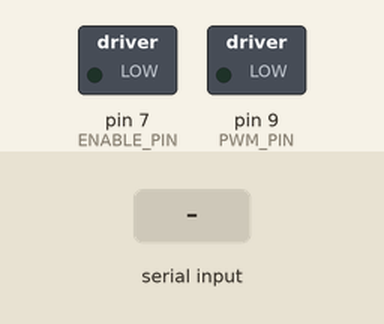
Bench run of a sketch on a simulated Arduino Uno, built with avr-gcc and run on an emulated ATmega328P. Parts: switched loads named in the sketch (green lamp = pin HIGH). Inputs (shaded band) come from the test bench.

Above: at 1.2 s.
1.3 s: "SPEED:3000\n" received over Serial
At 2.0 s:
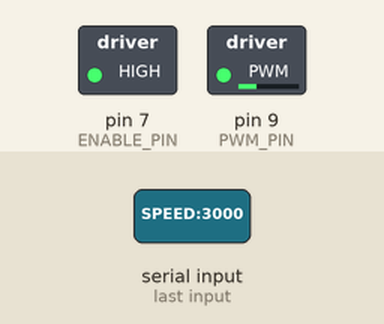
2.8 s: "SPEED:1\n" received over Serial
At 4.0 s:
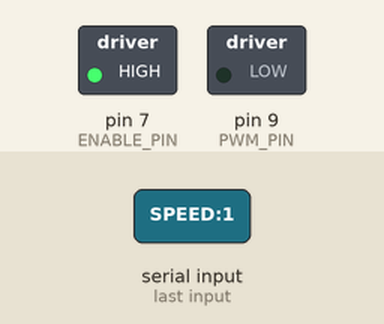
4.3 s: "SPEED:150\n" received over Serial
At 5.4 s:
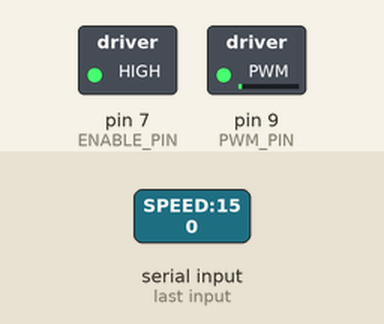
Timing chart, 0 to 7.3 s (numbered marks = the images above; inputs shaded):
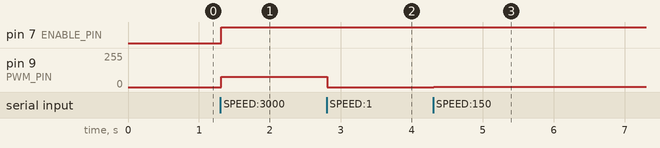

Measured:
- after the input at 1.3 s, pin 7 (ENABLE_PIN): LOW → HIGH at once; pin 9 (PWM_PIN): 0/255 → 76/255 at once
- after the input at 2.8 s, pin 9 (PWM_PIN): 76/255 → 0/255 at once
- after the input at 4.3 s, pin 9 (PWM_PIN): 0/255 → 3/255 at once

The sketch:

maxon_bridge.ino
```cpp
/* * Spin Coater Bridge (Python -> Maxon EPOS4)
 * * Hardware Connections:
 * - Arduino GND -> Maxon GND
 * - Arduino Pin 9 -> Maxon Analog Input 1+ (Speed)
 * - Arduino Pin 7 -> Maxon Digital Input 1 (Enable)
 * * Maxon Configuration (EPOS Studio):
 * - Mode: Analog Velocity Mode
 * - Scaling: 0V = 0 RPM, 5V = 10,000 RPM (Adjust MAX_RPM below to match)
 */

String inputString = "";
boolean stringComplete = false;

// --- CONFIGURATION ---
const int ENABLE_PIN = 7;   // To Maxon Enable
const int PWM_PIN = 9;      // To Maxon Analog In
const int MAX_RPM = 10000;  // Max RPM when output is 5V (255 PWM)

void setup() {
  Serial.begin(9600);
  pinMode(ENABLE_PIN, OUTPUT);
  pinMode(PWM_PIN, OUTPUT);

  // Safe Start: Disable Motor
  digitalWrite(ENABLE_PIN, LOW);
  analogWrite(PWM_PIN, 0);
}

void loop() {
  if (stringComplete) {
    processCommand(inputString);
    inputString = "";
    stringComplete = false;
  }
}

void processCommand(String cmd) {
  // Expected: "SPEED:3000"

  if (cmd.startsWith("SPEED")) {
    int colonIndex = cmd.indexOf(':');
    String valStr = cmd.substring(colonIndex + 1);
    long targetRPM = valStr.toInt();

    // Safety Limits
    if (targetRPM > MAX_RPM) targetRPM = MAX_RPM;
    if (targetRPM < 0) targetRPM = 0;

    // Convert RPM to PWM (0-255 for 8-bit Arduino)
    // Map(value, fromLow, fromHigh, toLow, toHigh)
    int pwmOutput = map(targetRPM, 0, MAX_RPM, 0, 255);

    if (targetRPM > 0) {
      digitalWrite(ENABLE_PIN, HIGH); // Enable Driver
      analogWrite(PWM_PIN, pwmOutput); // Set Speed
    } else {
      digitalWrite(ENABLE_PIN, LOW);  // Disable Driver
      analogWrite(PWM_PIN, 0);
    }
  }
}

// Serial Event Listener
void serialEvent() {
  while (Serial.available()) {
    char inChar = (char)Serial.read();
    inputString += inChar;
    if (inChar == '\n') {
      stringComplete = true;
    }
  }
}
```
